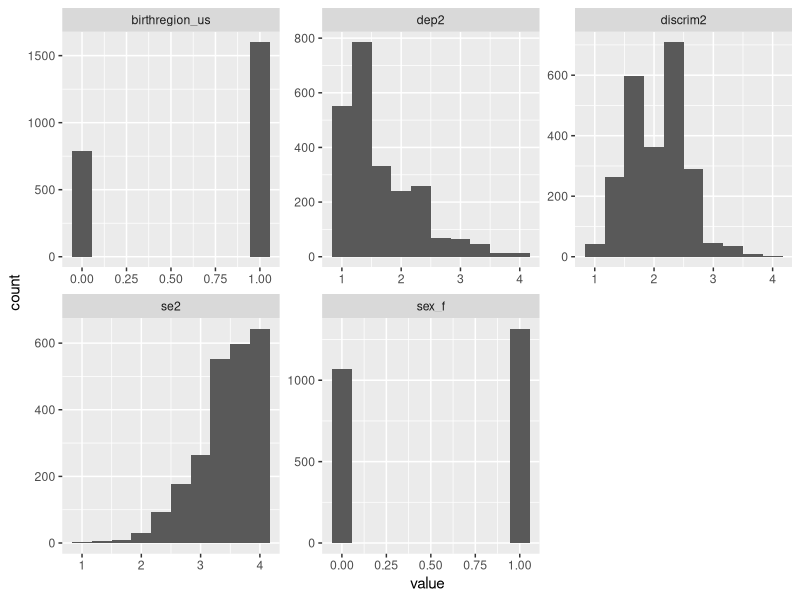
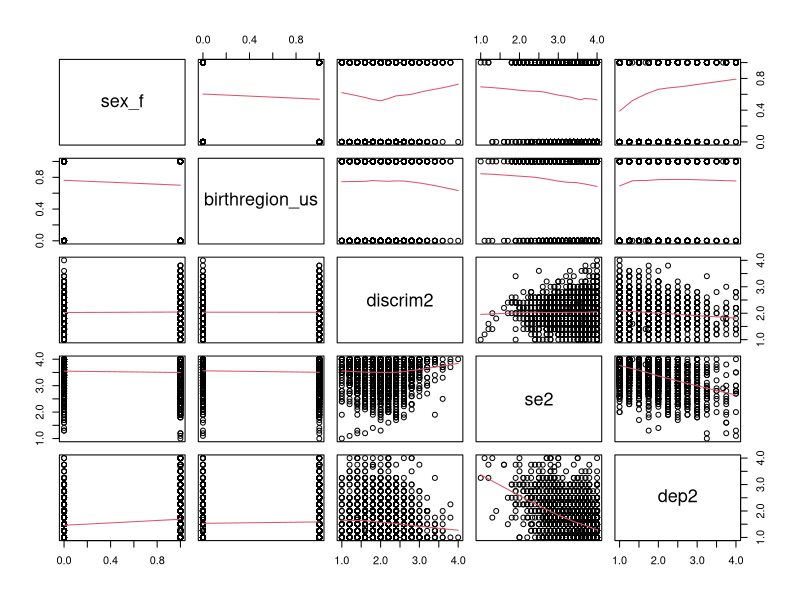

Generate these figures, in order, with R:
###############################
# PSYC 5173 - SEM - Spring 22
# Homework 4 - Assumptions
##############################.


# Notes -------------------------------------------------------------------

# If you haven't already, please give Austin feedback on the video that was
# posted so he can tailor the next one to your needs. There is a 3 question
# qualtrics survey here: https://uark.qualtrics.com/jfe/form/SV_efVZWXV1cDUiLAy

# For the assignment below, answer the questions in the script as comments.
# There isn't any one "right" way to format your responses as long as your
# answers are easily to identify and you include the code that brought you to
# that answer. 

# Libraries ---------------------------------------------------------------
library(tidyverse)


# Read in the data,  check structure and descriptives. --------------------
# The data is the file, "HW_4.csv" -- You'll notice these data are similar to
# the video, only it's some time-2 measure of self-esteem and depression, and
# reading achievement (sra in the video) has been replaced with a continuous
# measure of discrimination, "discrim2". 

df <- read_csv("HW_4.csv")

df %>% glimpse

df %>% psych::describe()

# Problem 1 - Missing data ------------------------------------------------
# Check the amount of missing data. Are any concerning (i.e., > 5%)?

df %>% 
  map_dfr(is.na) %>% 
  colMeans()



# Problem 2 - Normality ---------------------------------------------------
# Generate plots for the variables. Do any look skewed?  

df %>% 
  pivot_longer(cols = everything()) %>% 
  ggplot(aes(x = value))+
  geom_histogram(bins = 10)+
  facet_wrap(~name, scales = "free")



# Problem 3 - Linearity ---------------------------------------------------
# Generate bivariate scatterplots with loess lines of each pair of variables. Do
# any lines look curvilinear or do things look more or less linear?

df %>% 
  pairs(panel = panel.smooth)


# Problem 4 - Multicollinearity/singularity -------------------------------
# Generate a correlation matrix of all 5 variables that you can export as a csv.

# (Note: exporting as a csv isn't strictly necessary when you have so few
# variables, but if you imagine having dozens or hundreds of variables, you can
# imagine how you wouldn't be able to see the entire correlation matrix just in
# the console and exporting/opening a csv might be preferable.)

# Do you see any concerning high correlations (e.g., r > .7)?

df %>% 
  cor(use = "pair") %>% 
  as_tibble(rownames = NA) %>% 
  rownames_to_column()  # %>% write_csv("cor.csv")


# Problem 5 - Variance/covariance -----------------------------------------
# Generate a variance/covariance (var/cov) matrix. 

# Are any of your variances close to 0?
# Are any of your covariances close to 1?

df %>% 
  var(use = "pair")


# Problem 6 - Determinant -------------------------------------------------
# Find the determinant of the var/cov matrix. 

# Is it too close to 0? 

df %>% 
  var(use = "pair") %>% 
  det()

# Problem 7 - Recommendations --------------------------------------------- 
# Now that you have thoroughly explored your data and examined your assumptions,
# what recommendations do you have for preparing your data for SEM?

# What do you need to do to implement your recommendations (e.g., if you
# recommend transformations based on your answers in problems 1 - 7 but didn't
# do the transformations, while answering the questions, explain/show below how
# you would accomplish this in R.)




# Save and submit --------------------------------------------------------- 
# Once you have finished your assignment, save this script as "LastName_HW4.R"
# and submit it via blackboard. 

